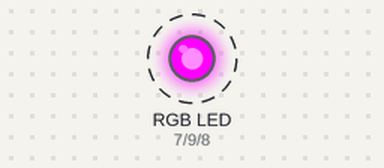
Bench run of a sketch on a simulated Arduino Uno, built with avr-gcc and run on an emulated ATmega328P. On the bench: an RGB LED mixed from three pins (HIGH = lit). Dashed ring = blinking.

Above: at 0.2 s.
Timing chart, 0 to 3.0 s (numbered marks = the images above):
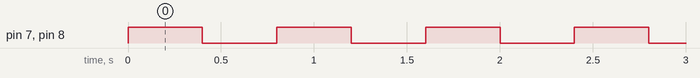

Measured:
- by itself, pin 7 (rojo), pin 8 (azul): alternates HIGH for 0.40 s and LOW for 0.40 s

The sketch:

rgb.ino
```cpp
int rojo = 7;
int azul = 8;
int verde = 9;

void setup() {
  pinMode(rojo,OUTPUT);
  pinMode(azul,OUTPUT);
  pinMode(verde,OUTPUT);
}

void loop() {
  MIX();

}

void RED(){
  digitalWrite(rojo,HIGH);
  delay(400);
  digitalWrite(rojo,LOW);
  delay(400);
  digitalWrite(rojo,HIGH);
}

void GREEN(){
  digitalWrite(verde,HIGH);
  delay(400);
  digitalWrite(verde,LOW);
  delay(400);
  digitalWrite(verde,HIGH);
}

void BLUE(){
  digitalWrite(azul,HIGH);
  delay(400);
  digitalWrite(azul,LOW);
  delay(400);
  digitalWrite(azul,HIGH);
}

void MIX(){
  digitalWrite(azul,HIGH);
  digitalWrite(rojo,HIGH);
  delay(400);
  digitalWrite(azul,LOW);
  digitalWrite(rojo,LOW);
  delay(400);
  digitalWrite(azul,HIGH);
  digitalWrite(rojo,HIGH);
}
```
